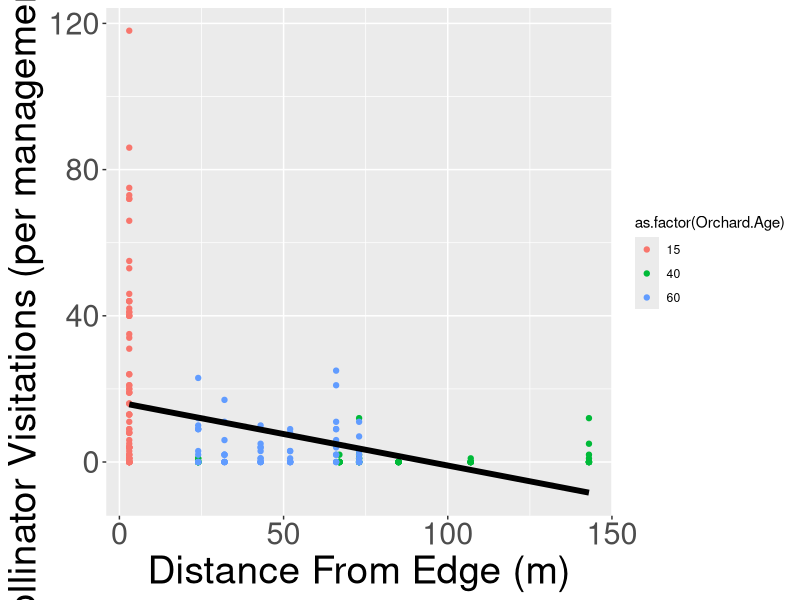

R code for this plot:
## POLLINATOR THESIS PROJECT FIGURES
## Edge distance vs. pollinator visitations


## Libraries needed
library(tidyverse)
library(ggplot2)
library(dplyr)
library(nlme)
library(multcomp)

#############################
#############################
## Import data
## Clean up column names and columns

#add in a full plot list to account for zeroes
plots <- read.csv("canopy_cover.csv")%>%
  filter(year==2021)%>% #have to do this here
  mutate(seedmix=ifelse(seedmix=="annuals", "annual", ifelse(seedmix=="perennials", "perennial", seedmix)))%>%
  dplyr::select(1:4)
names(plots) <- c("Orchard.Age", "Block", "Management", "Seed.Mix")

observedpollinators <- read.csv("observedpollinators_2021.csv")%>%
  mutate(Management=ifelse(Management=="flailscrape", "scraped", ifelse(Management=="flail", "flailed", Management)))
names(observedpollinators) <- c ("Month", "Orchard.Age", "Block", "Management", "Seed.Mix", "Host.Plant", "Morphospecies", "Number", "Notes")
observedpollinators<-full_join(plots, observedpollinators)%>% #need to get zeroes
  mutate(Number=ifelse(is.na(Number), 0, Number))


edgedistances <- read.csv("block_edge_distances.csv")
names(edgedistances) <- c("Orchard.Age", "Block", "Distance")


#############################

#############################
#############################
##Comparing block distance from orchard edge and pollinator visitations

## Merging the datasets and counting up observed pollinator visits by sub-plot/seed mix
blockdensity <- merge(x=observedpollinators, y=edgedistances,by=c("Orchard.Age","Block"),all=TRUE) %>%
  group_by(Orchard.Age, Block, Management, Seed.Mix, Distance) %>% #added back Management, you dont need to analyze it but they are separate plots (replication)
  summarise(Number = sum(Number))

cleanblockdensity <- as.data.frame(blockdensity)%>%
  ungroup()

ggplot(cleanblockdensity, aes(x=Distance, y=Number)) +
  geom_point(aes(colour=as.factor(Orchard.Age))) +
  labs(x="Distance From Edge (m)", y = "Pollinator Visitations (per management plot)") +
  stat_smooth(method="lm", size=2, color="black", se=F) +
  theme(axis.text=element_text(size=22),
      axis.title=element_text(size=28))


#############################
#############################
## Statistics
## I'm using a mixed model. 'lme' uses t-tests and f-tests to find the significance between
## edge distance and insect visits. Edge distance (block placement) is a random effect.

mmedgedistance<-lme(Number~Distance, random =  ~1|Management, data=cleanblockdensity) 
summary(mmedgedistance)
anova(mmedgedistance)#significant when you ignore orchard age


mmedgedistance<-lme(Number~Distance, random = list( ~1|Management, ~1|Orchard.Age), data = cleanblockdensity, na.action=na.omit)
summary(mmedgedistance)
anova(mmedgedistance) #not when you include it


mmedgedistance<-lme(Number~Distance*Orchard.Age, random = list( ~1|Management), data = cleanblockdensity, na.action=na.omit)
summary(mmedgedistance)
anova(mmedgedistance) #yes within

#40
mmedgedistance<-lme(Number~Distance, random = list( ~1|Management), data = subset(cleanblockdensity, Orchard.Age==40), na.action=na.omit)
summary(mmedgedistance)
anova(mmedgedistance) #NOT 40

#60
mmedgedistance<-lme(Number~Distance, random = list( ~1|Management), data = subset(cleanblockdensity, Orchard.Age==60), na.action=na.omit)
summary(mmedgedistance)
anova(mmedgedistance) #NOT 60
